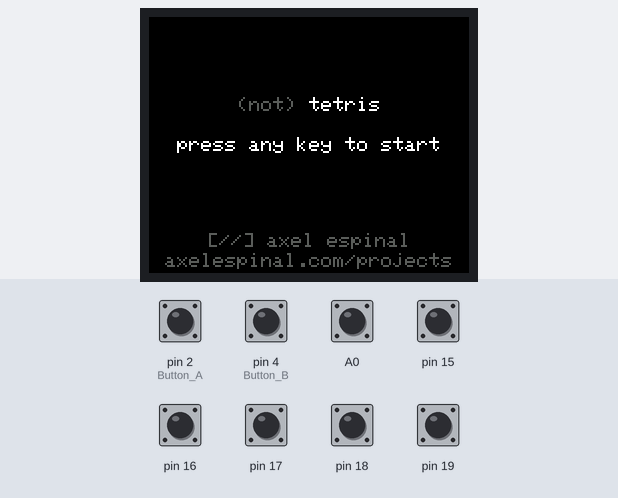
This sketch was run on a simulated Arduino Uno, built with avr-gcc and run on an emulated ATmega328P. Shown: 160×128 colour display. The test bench sets the inputs (shaded band); at power-on: A0, pin 2 (Button_A), pin 4 (Button_B), pin 15–19 HIGH. Random numbers use the default seed unless the sketch sets one.

Above: at 1.0 s.
1.1 s: pin 2 (Button_A) pulled LOW for 0.15 s
At 1.7 s:
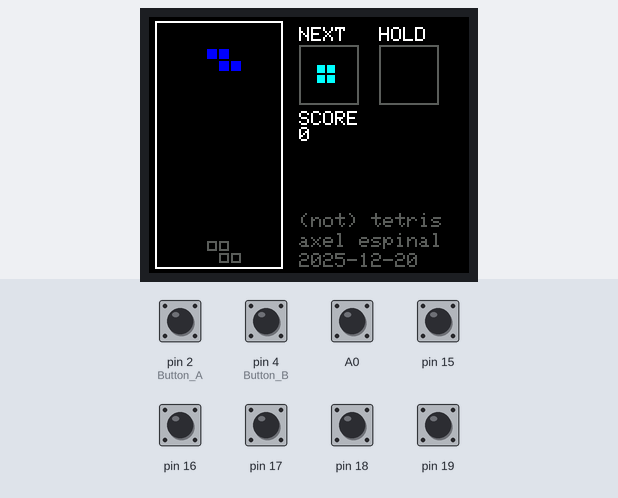
4.2 s: pin 19 pulled LOW for 0.15 s
At 4.6 s:
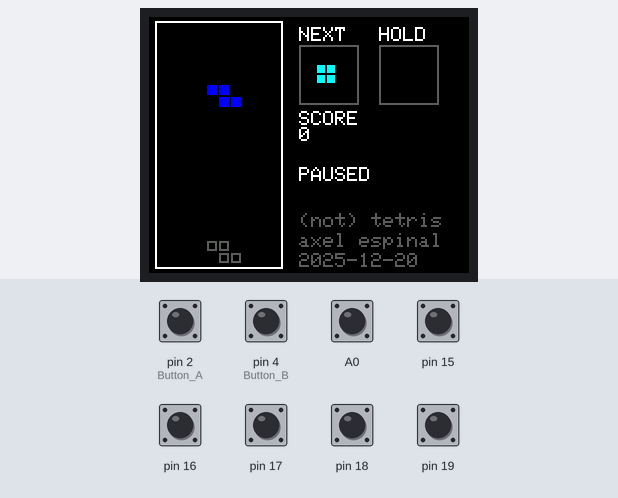
5.8 s: pin 19 pulled LOW for 1 s
At 6.4 s:
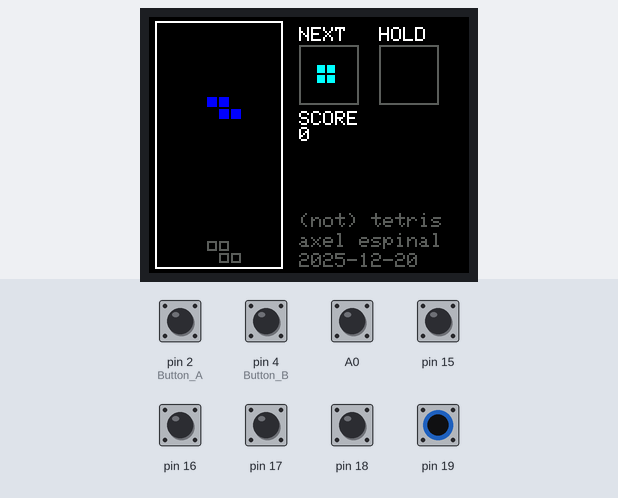
9.8 s: pin 17 pulled LOW for 1 s
At 12.0 s:
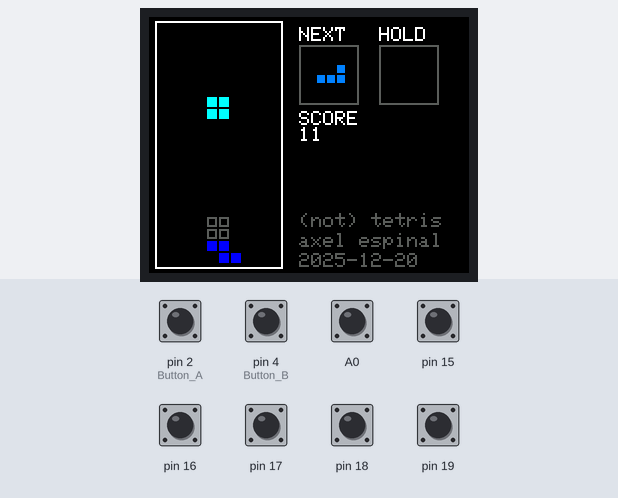
12.3 s: pin 4 (Button_B) pulled LOW for 0.15 s
At 15.2 s:
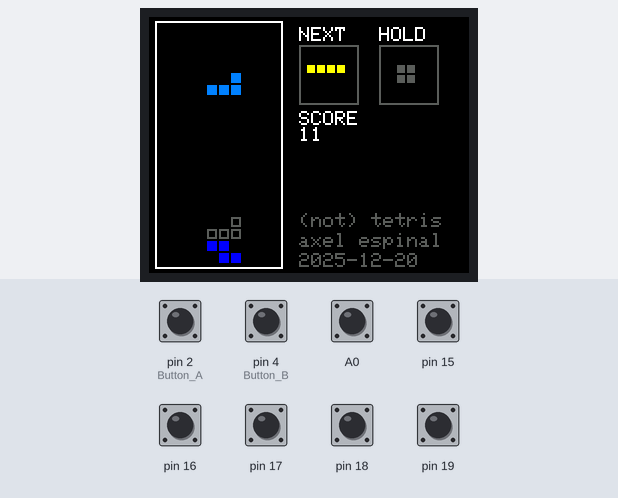
15.4 s: pin 18 pulled LOW for 0.15 s
At 16.0 s:
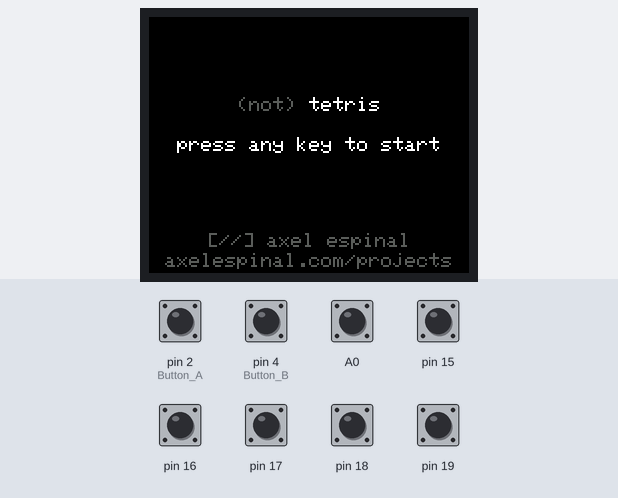
Timing chart, 0 to 18.0 s (numbered marks = the images above; inputs shaded):
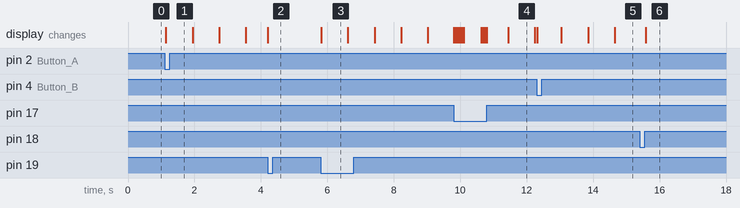

Measured:
- after the input at 1.1 s, the display: changes at once (image 1)
- after the input at 5.8 s, the display: changes at once (image 3)
- what the display in image 3 shows lasts 0.8 s, from 5.8 s to 6.6 s

The sketch:

nottetris.ino
```cpp
#include <Adafruit_GFX.h>
#include <Adafruit_ST7735.h>
#include <SPI.h>

/*
 nottetris.ino | part of project meridian

 it looks like tetris, but due to international copyright laws, it's not.

 [//] axelespinal.com/projects

 last updated: 2025-12-26
*/

// --- SCREEN SETUP ---
#define TFT_CS 6
#define TFT_RST 9
#define TFT_DC 8

// --- BUTTON PINS ---
// PORT C (Analog Pins)
#define BTN_LEFT_BIT 0  // A0
#define BTN_RIGHT_BIT 1 // A1
#define BTN_UP_BIT 2    // A2
#define BTN_DOWN_BIT 3  // A3
#define BTN_MENU_BIT 4  // A4 (Was Hold, Now Menu)
#define BTN_START_BIT 5 // A5

// PORT D (Digital Pins)
#define BTN_A_BIT 2 // D2 (Hard Drop)
#define BTN_B_BIT 4 // D4 (Hold)

#define IS_PRESSED_C(bit) (!(PINC & (1 << bit)))
#define IS_PRESSED_D(bit) (!(PIND & (1 << bit)))

// Use Standard Library (Green Tab fixes geometry)
Adafruit_ST7735 tft = Adafruit_ST7735(TFT_CS, TFT_DC, TFT_RST);

// --- LAYOUT CONSTANTS ---
#define BLOCK_SIZE 6
#define BOARD_W 10
#define BOARD_H 20

// Layout Positions
#define BOARD_X 5
#define BOARD_Y 4
#define NEXT_X 75
#define NEXT_Y 5 // Top of right panel
#define HOLD_X 115
#define HOLD_Y 5
#define SCORE_X 75
#define SCORE_Y 55 // Below boxes (label at 47, value at 55)
#define STATUS_X 75
#define STATUS_Y 75 // Between score and footer

// --- COLORS (BGR Fix) ---
#define C_BLACK ST7735_BLACK
#define C_WHITE ST7735_WHITE
#define C_GREY 0x5AEB
#define C_RED ST7735_BLUE
#define C_BLUE ST7735_RED
#define C_CYAN ST7735_YELLOW
#define C_YELLOW ST7735_CYAN
#define C_ORANGE 0x041F
#define C_GREEN ST7735_GREEN
#define C_PURPLE ST7735_MAGENTA

// --- GLOBALS ---
int8_t board[BOARD_W][BOARD_H];

const uint16_t shapes[7][4] PROGMEM = {
    {0x00F0, 0x4444, 0x0F00, 0x2222}, // I
    {0x0660, 0x0660, 0x0660, 0x0660}, // O
    {0x06C0, 0x4620, 0x0360, 0x0462}, // S
    {0x0C60, 0x2640, 0x0630, 0x0264}, // Z
    {0x0E20, 0x2260, 0x0470, 0x0644}, // J
    {0x0E80, 0x6220, 0x0170, 0x0446}, // L
    {0x0E40, 0x2620, 0x0270, 0x0464}, // T
};

const uint16_t colors[] PROGMEM = {C_BLACK, C_CYAN, C_YELLOW, C_GREEN,
                                   C_RED,   C_BLUE, C_ORANGE, C_PURPLE};

int8_t px, py, pRot, pType;
int8_t nextType;
int8_t holdType = -1;
int8_t lastGhostY = -1; // Cache for optimization
bool canHold = true;

// 7-bag randomizer
int8_t bag[7];
int8_t bagIndex = 7; // Start at 7 to trigger initial shuffle

// Forward declarations
void shuffleBag();
int getNextFromBag();
void showStartScreen();
void hardDrop();

long score = 0;
unsigned long lastDropTime = 0;
int dropInterval = 800;

// State Variables
bool gameOver = false;
bool paused = false;
bool prevPaused = false;   // To fix flicker
bool prevGameOver = false; // To fix flicker

// Button State Tracking (For "On Release" logic)
bool lastStartBtn = HIGH;
bool lastButtonB = HIGH; // Hold
bool lastButtonA = HIGH; // Hard Drop
bool lastMenuBtn = HIGH; // Menu

void setup() {
  // Setup pins using A0 base for compatibility
  for (int i = 0; i <= 5; i++) {
    pinMode(A0 + i, INPUT_PULLUP);
  }
  // Setup Digital Pins
  pinMode(2, INPUT_PULLUP); // Button A
  pinMode(4, INPUT_PULLUP); // Button B

  tft.initR(INITR_GREENTAB);
  tft.fillScreen(C_BLACK);
  tft.setRotation(1);

  showStartScreen();
}

void showStartScreen() {
  // Wait for Release (Latch) - Prevent accidental re-entry
  while ((~PINC & 0x3F) != 0 || !digitalRead(2) || !digitalRead(4)) {
    delay(10);
  }

  tft.fillRect(0, 0, 160, 128, C_BLACK); // Clear full 160x128 landscape

  // "(not) tetris"
  // "(not)" in Gray, " tetris" in White
  tft.setTextSize(1);
  // Center on 160px width: (160 - (12*6))/2 = 44
  int startX = 44;
  tft.setCursor(startX, 40);
  tft.setTextColor(C_GREY);
  tft.print(F("(not)"));
  tft.setTextColor(C_WHITE);
  tft.print(F(" tetris"));

  // "press any key to start"
  // Center on 160px: (160 - (22*6))/2 = 14
  tft.setCursor(14, 60);
  tft.print(F("press any key to start"));

  // Footer (Tethered to bottom 128px)
  tft.setTextColor(C_GREY);
  // Center on 160px: (160 - (17*6))/2 = 29
  tft.setCursor(29, 108);
  tft.print(F("[//] axel espinal"));

  // Center on 160px: (160 - (24*6))/2 = 8
  tft.setCursor(8, 118);
  tft.print(F("axelespinal.com/projects"));

  // Wait for ANY key press (Check all bits 0-5 on Port C, plus D2/D4)
  // Simple check loop
  while (true) {
    if ((~PINC & 0x3F) != 0 || !digitalRead(2) || !digitalRead(4)) {
      randomSeed(micros());
      break;
    }
    delay(10);
  }

  // Initialize bag and get first piece (Fixing RNG bug)
  resetGame();
}

void loop() {
  // --- GLOBAL: CHECK MENU BUTTON ---
  bool currMenuBtn = IS_PRESSED_C(BTN_MENU_BIT);
  if (lastMenuBtn == LOW && currMenuBtn == HIGH) {
    showStartScreen();
    lastMenuBtn = currMenuBtn;
    return;
  }
  lastMenuBtn = currMenuBtn;

  // --- STATE 1: GAME OVER ---
  if (gameOver) {
    if (!prevGameOver) { // Only draw ONCE
      drawStatus("GAME OVER", C_RED);
      prevGameOver = true;
    }
    // Check for Restart (On Release)
    bool currStartBtn = IS_PRESSED_C(BTN_START_BIT);
    if (lastStartBtn == LOW && currStartBtn == HIGH) {
      resetGame();
    }
    lastStartBtn = currStartBtn;
    return;
  }

  // --- STATE 2: PAUSED ---
  // Check Pause Toggle (On Release)
  bool currStartBtn = IS_PRESSED_C(BTN_START_BIT);
  if (lastStartBtn == LOW && currStartBtn == HIGH) {
    paused = !paused;
    if (paused) {
      drawStatus("PAUSED", C_WHITE); // Draw once entering pause
    } else {
      tft.fillRect(STATUS_X, STATUS_Y, 80, 10, C_BLACK); // Clear once exiting
      eraseGhost(px, getGhostY(px, py, pRot),
                 pRot); // Erase old ghost before redraw
      redrawBoard();    // Redraw board to fix any text overlap
      drawGhost(px, getGhostY(px, py, pRot), pRot); // Draw ghost first
      drawPiece();                                  // Draw active piece on top
    }
  }
  lastStartBtn = currStartBtn;

  if (paused) {
    return; // Do nothing else while paused
  }

  // --- STATE 3: PLAYING ---
  handleInput();

  if (millis() - lastDropTime > dropInterval) {
    if (isValidMove(px, py + 1, pRot)) {
      movePiece(0, 1);
    } else {
      lockPiece();
    }
    lastDropTime = millis();
  }
}

// --- UI HELPERS ---

void drawFooter() {
  // Align with bottom of game panel (160x128 screen)
  // 3 lines, ~8px height + padding.
  // Bottom line at ~118.
  int footerY = 98;
  int footerX = 75;

  tft.setTextSize(1);
  tft.setTextColor(C_GREY);

  tft.setCursor(footerX, footerY);
  tft.print(F("(not) tetris"));

  tft.setCursor(footerX, footerY + 10);
  tft.print(F("axel espinal"));

  tft.setCursor(footerX, footerY + 20);
  tft.print(F("2025-12-20"));
}

void drawStatus(const char *text, uint16_t color) {
  tft.fillRect(STATUS_X, STATUS_Y, 80, 10, C_BLACK);
  tft.setCursor(STATUS_X, STATUS_Y);
  tft.setTextColor(color);
  tft.print(text);
}

void updateScore(int points) {
  score += points;
  tft.fillRect(SCORE_X, SCORE_Y, 50, 10, C_BLACK);
  tft.setCursor(SCORE_X, SCORE_Y);
  tft.setTextColor(C_WHITE);
  tft.print(score);

  if (score > 500)
    dropInterval = 600;
  if (score > 1000)
    dropInterval = 400;
  if (score > 2000)
    dropInterval = 200;
}

void drawPreview() {
  // Clear inside the box (box starts at NEXT_Y+9)
  tft.fillRect(NEXT_X + 1, NEXT_Y + 10, 28, 28, C_BLACK);

  // Center pieces in 30x30 box
  // Most pieces occupy rows 1-2 of the 4x4 grid (offset j=1)
  // Box inner area: 28x28 at (NEXT_X+1, NEXT_Y+10)
  // For 2-row pieces: 2*5=10px height, center = (28-10)/2 = 9 from top
  int offsetX = NEXT_X + 4;  // Adjusted for visual centering
  int offsetY = NEXT_Y + 14; // Box top + centering offset

  uint16_t color = pgm_read_word(&colors[nextType + 1]);
  uint16_t shape = pgm_read_word(&shapes[nextType][0]); // Default rotation 0

  for (int i = 0; i < 4; i++) {
    for (int j = 0; j < 4; j++) {
      if ((shape >> (j * 4 + i)) & 1) {
        tft.fillRect(offsetX + i * 5, offsetY + j * 5, 4, 4, color);
      }
    }
  }
}

void drawHold() {
  tft.fillRect(HOLD_X + 1, HOLD_Y + 10, 28, 28, C_BLACK);

  if (holdType == -1)
    return;

  int offsetX = HOLD_X + 4;
  int offsetY = HOLD_Y + 14;

  uint16_t color = (canHold) ? pgm_read_word(&colors[holdType + 1]) : C_GREY;
  uint16_t shape = pgm_read_word(&shapes[holdType][0]);

  for (int i = 0; i < 4; i++) {
    for (int j = 0; j < 4; j++) {
      if ((shape >> (j * 4 + i)) & 1) {
        tft.fillRect(offsetX + i * 5, offsetY + j * 5, 4, 4, color);
      }
    }
  }
}

// --- ENGINE LOGIC ---

void handleInput() {
  static unsigned long lastInput = 0;
  // Reduced debounce for responsiveness
  if (millis() - lastInput < 100)
    return;

  if (IS_PRESSED_C(BTN_LEFT_BIT) && isValidMove(px - 1, py, pRot)) {
    updatePiecePosition(px - 1, py, pRot);
    lastInput = millis();
  }
  if (IS_PRESSED_C(BTN_RIGHT_BIT) && isValidMove(px + 1, py, pRot)) {
    updatePiecePosition(px + 1, py, pRot);
    lastInput = millis();
  }
  // -- ROTATE ON RELEASE LOGIC --
  static bool lastUpBtn = HIGH;
  bool currUpBtn = IS_PRESSED_C(BTN_UP_BIT);
  if (lastUpBtn == LOW && currUpBtn == HIGH) {
    // Skip rotation for O piece (cube) - it's symmetrical
    if (pType != 1) {
      int newRot = (pRot + 1) % 4;
      if (isValidMove(px, py, newRot)) {
        updatePiecePosition(px, py, newRot);
      }
    }
  }
  lastUpBtn = currUpBtn;

  if (IS_PRESSED_C(BTN_DOWN_BIT) && isValidMove(px, py + 1, pRot)) {
    updatePiecePosition(px, py + 1, pRot);
    updateScore(1);
    lastInput = millis() - 50;
  }

  // -- HOLD ON RELEASE LOGIC (NOW BUTTON B) --
  bool currBtnB = IS_PRESSED_D(BTN_B_BIT);
  if (lastButtonB == LOW && currBtnB == HIGH) {
    holdPiece();
  }
  lastButtonB = currBtnB;

  // -- HARD DROP ON RELEASE LOGIC (BUTTON A) --
  bool currBtnA = IS_PRESSED_D(BTN_A_BIT);
  if (lastButtonA == LOW && currBtnA == HIGH) {
    hardDrop();
  }
  lastButtonA = currBtnA;
}

// (Standard Helper Functions remain identical below)

void newPiece() {
  pType = nextType;
  nextType = getNextFromBag();
  drawPreview();
  px = 3;
  py = 0;
  pRot = 0;
  lastGhostY = getGhostY(px, py, pRot); // Initialize ghost cache

  if (!isValidMove(px, py, pRot))
    gameOver = true;
  else
    drawPiece();
}

void shuffleBag() {
  // Fill bag with pieces 0-6
  for (int i = 0; i < 7; i++) {
    bag[i] = i;
  }
  // Fisher-Yates shuffle
  for (int i = 6; i > 0; i--) {
    int j = random(0, i + 1);
    int temp = bag[i];
    bag[i] = bag[j];
    bag[j] = temp;
  }
  bagIndex = 0;
}

int getNextFromBag() {
  if (bagIndex >= 7) {
    shuffleBag();
  }
  return bag[bagIndex++];
}

void holdPiece() {
  if (!canHold)
    return;

  erasePiece();

  if (holdType == -1) {
    holdType = pType;
    newPiece();
  } else {
    int temp = holdType;
    holdType = pType;
    pType = temp;
    px = 3;
    py = 0;
    pRot = 0; // Reset position
    drawPiece();
  }

  canHold = false;
  drawHold();
}

void hardDrop() {
  int dropY = getGhostY(px, py, pRot);
  // Instant score reward
  updateScore((dropY - py) * 2);
  // Draw directly at ghost location
  updatePiecePosition(px, dropY, pRot);
  // Lock effectively instantly
  lockPiece();
}

void lockPiece() {
  for (int i = 0; i < 4; i++) {
    for (int j = 0; j < 4; j++) {
      if (getShape(i, j, pRot)) {
        if (py + j >= 0)
          board[px + i][py + j] = pType + 1;
      }
    }
  }
  checkLines();
  canHold = true; // Reset hold ability
  drawHold();     // Redraw to remove grey status
  newPiece();
}

void checkLines() {
  int linesCleared = 0;
  for (int y = BOARD_H - 1; y >= 0; y--) {
    bool full = true;
    for (int x = 0; x < BOARD_W; x++)
      if (board[x][y] == 0)
        full = false;
    if (full) {
      linesCleared++;
      tft.fillRect(BOARD_X, BOARD_Y + y * BLOCK_SIZE, BOARD_W * BLOCK_SIZE,
                   BLOCK_SIZE, C_WHITE);
      delay(30);
      for (int ny = y; ny > 0; ny--) {
        for (int nx = 0; nx < BOARD_W; nx++)
          board[nx][ny] = board[nx][ny - 1];
      }
      redrawBoard();
      y++;
    }
  }
  if (linesCleared == 1)
    updateScore(40);
  else if (linesCleared == 2)
    updateScore(100);
  else if (linesCleared == 3)
    updateScore(300);
  else if (linesCleared == 4)
    updateScore(1200);
}

void updatePiecePosition(int newX, int newY, int newRot) {
  // --- 1. Smart Ghost Update ---
  int oldGhostY = lastGhostY;
  int newGhostY;

  // Optimization: If X and Rot haven't changed, Ghost Y is likely same (unless
  // board changed, but updatePiecePosition is for moves) Strict check: if X and
  // Rot are same, Ghost Y MUST be same because we occupy same column on same
  // board state.
  if (newX == px && newRot == pRot) {
    newGhostY = oldGhostY;
  } else {
    newGhostY = getGhostY(newX, newY, newRot);
  }

  // Check if we essentially moved the ghost
  if (oldGhostY != newGhostY || px != newX || pRot != newRot) {
    eraseGhost(px, oldGhostY, pRot);
    drawGhost(newX, newGhostY, newRot);
    lastGhostY = newGhostY;
  }

  // --- 2. Smart Piece Update (Differential Draw) ---
  // Erase only pixels that are NOT present in the new position
  for (int i = 0; i < 4; i++) {
    for (int j = 0; j < 4; j++) {
      if (getShape(i, j, pRot)) {
        int oldSi = px + i;
        int oldSj = py + j;

        // Transform this block's world coord to the new piece's local coord to
        // check overlap
        int localX = oldSi - newX;
        int localY = oldSj - newY;
        bool retained = false;
        if (localX >= 0 && localX < 4 && localY >= 0 && localY < 4) {
          if (getShape(localX, localY, newRot))
            retained = true;
        }

        if (!retained) {
          int screenY = BOARD_Y + oldSj * BLOCK_SIZE;
          if (screenY >= BOARD_Y) {
            // Before erasing to black, check if we should restore the GHOST
            // here The NEW ghost is at `newGhostY` Check if this (oldSi, oldSj)
            // overlaps with the NEW ghost
            int ghostLocalY = oldSj - newGhostY;
            int ghostLocalX = oldSi - newX; // Ghost X is same as Piece X

            bool isGhostHere = false;
            // Ghost shares the new X and new Rot
            if (ghostLocalX >= 0 && ghostLocalX < 4 && ghostLocalY >= 0 &&
                ghostLocalY < 4) {
              if (getShape(ghostLocalX, ghostLocalY, newRot))
                isGhostHere = true;
            }

            if (isGhostHere) {
              tft.drawRect(BOARD_X + oldSi * BLOCK_SIZE, screenY,
                           BLOCK_SIZE - 1, BLOCK_SIZE - 1, C_GREY);
            } else {
              tft.fillRect(BOARD_X + oldSi * BLOCK_SIZE, screenY,
                           BLOCK_SIZE - 1, BLOCK_SIZE - 1, C_BLACK);
            }
          }
        }
      }
    }
  }

  // Draw the new piece (It's okay to overwrite existing pixels, no flicker
  // there)
  drawPieceHelper(newX, newY, newRot, pgm_read_word(&colors[pType + 1]));

  // Update globals
  px = newX;
  py = newY;
  pRot = newRot;
}

void movePiece(int dx, int dy) { updatePiecePosition(px + dx, py + dy, pRot); }

bool isValidMove(int x, int y, int rot) {
  for (int i = 0; i < 4; i++) {
    for (int j = 0; j < 4; j++) {
      if (getShape(i, j, rot)) {
        int nx = x + i;
        int ny = y + j;
        if (nx < 0 || nx >= BOARD_W || ny >= BOARD_H)
          return false;
        if (ny >= 0 && board[nx][ny] != 0)
          return false;
      }
    }
  }
  return true;
}

int getShape(int x, int y, int rot) {
  // Read pre-calculated bitmask for this rotation
  // rot 0-3 are stored sequentially in data[4]
  uint16_t shape = pgm_read_word(&shapes[pType][rot]);
  // Check bit at appropriate position
  return (shape >> (y * 4 + x)) & 1;
}

// Basic helpers still needed for initialization/locking
void drawPiece() {
  drawGhost(px, getGhostY(px, py, pRot), pRot);
  drawPieceHelper(px, py, pRot, pgm_read_word(&colors[pType + 1]));
}

void erasePiece() {
  eraseGhost(px, getGhostY(px, py, pRot), pRot);
  drawPieceHelper(px, py, pRot, C_BLACK);
}

void drawPieceHelper(int x, int y, int rot, uint16_t color) {
  for (int i = 0; i < 4; i++) {
    for (int j = 0; j < 4; j++) {
      if (getShape(i, j, rot)) {
        int screenY = BOARD_Y + (y + j) * BLOCK_SIZE;
        // Strict bounds check to prevent crash on edge drawing
        // Screen Height is 128. Drawn blocks should be within [0, 128].
        if (screenY >= BOARD_Y && screenY < 128) {
          int screenX = BOARD_X + (x + i) * BLOCK_SIZE;
          if (screenX >= 0 && screenX < 160) {
            tft.fillRect(screenX, screenY, BLOCK_SIZE - 1, BLOCK_SIZE - 1,
                         color);
          }
        }
      }
    }
  }
}

// Ghost piece (landing shadow)
int getGhostY(int x, int y, int rot) {
  int ghostY = y;
  while (isValidMove(x, ghostY + 1, rot)) {
    ghostY++;
  }
  return ghostY;
}

void drawGhost(int x, int y, int rot) {
  if (y == py && x == px)
    return; // Don't draw if piece covers it

  uint16_t ghostColor = C_GREY;
  for (int i = 0; i < 4; i++) {
    for (int j = 0; j < 4; j++) {
      if (getShape(i, j, rot)) {
        int screenY = BOARD_Y + (y + j) * BLOCK_SIZE;
        // Bounds check
        if (screenY >= BOARD_Y && screenY < 128) {
          int screenX = BOARD_X + (x + i) * BLOCK_SIZE;
          if (screenX >= 0 && screenX < 160) {
            tft.drawRect(screenX, screenY, BLOCK_SIZE - 1, BLOCK_SIZE - 1,
                         ghostColor);
          }
        }
      }
    }
  }
}

void eraseGhost(int x, int y, int rot) {
  for (int i = 0; i < 4; i++) {
    for (int j = 0; j < 4; j++) {
      if (getShape(i, j, rot)) {
        int bx = x + i;
        int by = y + j;
        int screenY = BOARD_Y + by * BLOCK_SIZE;

        // Bounds check before drawing to prevent crashes
        if (screenY >= BOARD_Y && screenY < 128 && by >= 0 && by < BOARD_H &&
            bx >= 0 && bx < BOARD_W) {
          // If there's a locked piece behind it, redrawing it is tricky without
          // pixel access. Since we track board state, we can redraw the locked
          // piece.
          if (board[bx][by] > 0) {
            tft.fillRect(BOARD_X + bx * BLOCK_SIZE, screenY, BLOCK_SIZE - 1,
                         BLOCK_SIZE - 1, pgm_read_word(&colors[board[bx][by]]));
          } else {
            tft.drawRect(BOARD_X + bx * BLOCK_SIZE, screenY, BLOCK_SIZE - 1,
                         BLOCK_SIZE - 1, C_BLACK);
          }
        }
      }
    }
  }
}

void redrawBoard() {
  tft.fillRect(BOARD_X, BOARD_Y, BOARD_W * BLOCK_SIZE, BOARD_H * BLOCK_SIZE,
               C_BLACK);
  for (int x = 0; x < BOARD_W; x++) {
    for (int y = 0; y < BOARD_H; y++) {
      if (board[x][y] > 0)
        tft.fillRect(BOARD_X + x * BLOCK_SIZE, BOARD_Y + y * BLOCK_SIZE,
                     BLOCK_SIZE - 1, BLOCK_SIZE - 1,
                     pgm_read_word(&colors[board[x][y]]));
    }
  }
}

void resetGame() {
  for (int x = 0; x < BOARD_W; x++)
    for (int y = 0; y < BOARD_H; y++)
      board[x][y] = 0;
  score = 0;
  dropInterval = 800;
  prevGameOver = false;
  holdType = -1;
  canHold = true;

  tft.fillScreen(C_BLACK);
  tft.drawRect(BOARD_X - 2, BOARD_Y - 2, (BOARD_W * BLOCK_SIZE) + 4,
               (BOARD_H * BLOCK_SIZE) + 4, C_WHITE);

  tft.setTextColor(C_WHITE);
  tft.setCursor(NEXT_X, NEXT_Y);
  tft.print("NEXT");
  tft.drawRect(NEXT_X, NEXT_Y + 9, 30, 30, C_GREY);

  tft.setCursor(HOLD_X, HOLD_Y);
  tft.print("HOLD");
  tft.drawRect(HOLD_X, HOLD_Y + 9, 30, 30, C_GREY);

  tft.setCursor(SCORE_X, SCORE_Y - 8);
  tft.print("SCORE");

  drawFooter();
  updateScore(0);

  gameOver = false;
  shuffleBag();
  nextType = getNextFromBag();
  newPiece();
}
```
